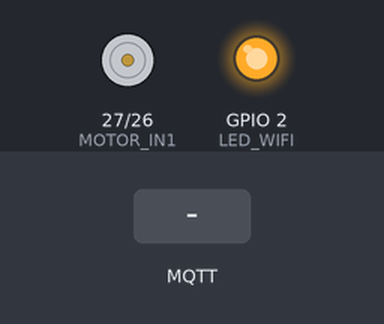
Recording of a sketch running on a simulated ESP32. Parts: motor-driver pin pairs drawn as motors (green arrow = first pin HIGH = forward, orange = second pin HIGH = backward, longer = more drive, scaled by the enable pin), output pins drawn as LEDs (lit = HIGH). The test bench sets the inputs (shaded band). WiFi joins after 1.5 s; servers stay silent unless stated; random numbers use the default seed unless the sketch sets one; no MQTT or app messages arrive unless stated; what the sketch prints to the serial monitor is not drawn.

Above: at 3.0 s.
3.1 s: MQTT message "5" arrives on the first subscribed topic
At 3.8 s:
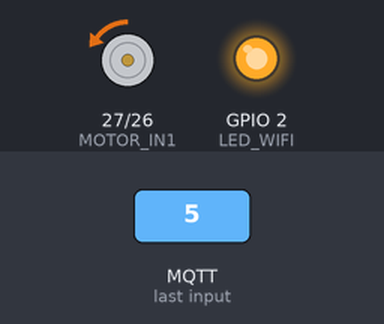
4.6 s: MQTT message "90" arrives on the first subscribed topic
At 5.0 s:
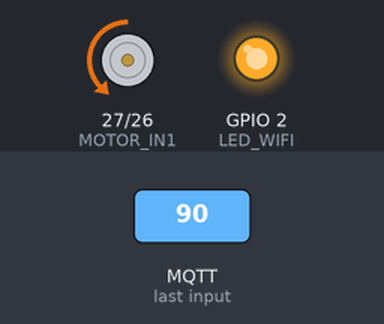
6.1 s: MQTT message "200" arrives on the first subscribed topic
At 7.3 s:
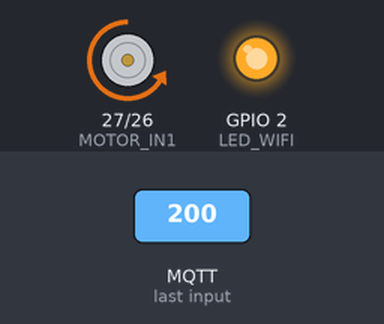
7.6 s: MQTT message "0" arrives on the first subscribed topic
At 8.5 s:
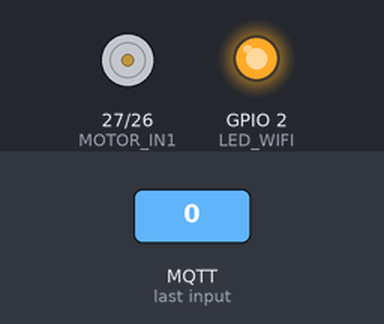
Timing chart, 0 to 10.1 s (numbered marks = the images above; inputs shaded):
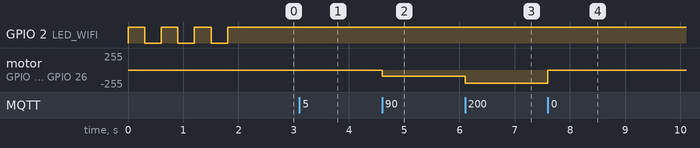

Measured:
- after the input at 3.1 s, motor on GPIO 27 (MOTOR_IN1) / GPIO 26 (MOTOR_IN2): stopped → backward 5/255 at once
- after the input at 4.6 s, motor on GPIO 27 (MOTOR_IN1) / GPIO 26 (MOTOR_IN2): backward 5/255 → backward 90/255 at once
- after the input at 6.1 s, motor on GPIO 27 (MOTOR_IN1) / GPIO 26 (MOTOR_IN2): backward 90/255 → backward 199/255 at once
- after the input at 7.6 s, motor on GPIO 27 (MOTOR_IN1) / GPIO 26 (MOTOR_IN2): backward 199/255 → stopped at once

The sketch:

ESP32_MQTT_Motor_Control_ino.ino
```cpp
#include <WiFi.h>
#include <PubSubClient.h>

/* ================= PIN ================= */
#define LED_WIFI 2        // LED onboard ESP32
#define MOTOR_IN1 27
#define MOTOR_IN2 26
#define MOTOR_EN  12

/* ================= WIFI ================= */
const char* ssid     = "realme 10";
const char* password = "bdaazqqae";

/* ================= MQTT ================= */
const char* mqtt_server = "broker.hivemq.com";
const char* mqtt_topic  = "iot/esp32/motor";

/* ================= PWM ================= */
const int pwmChannel = 0;
const int pwmFreq    = 30000;
const int pwmRes     = 8;

WiFiClient espClient;
PubSubClient client(espClient);

/* ================= WIFI SETUP ================= */
void setupWiFi() {
  WiFi.begin(ssid, password);
  Serial.print("Connecting WiFi");

  while (WiFi.status() != WL_CONNECTED) {
    digitalWrite(LED_WIFI, HIGH);
    delay(300);
    digitalWrite(LED_WIFI, LOW);
    delay(300);
    Serial.print(".");
  }

  digitalWrite(LED_WIFI, HIGH);
  Serial.println("\nWiFi Connected");
  Serial.print("IP: ");
  Serial.println(WiFi.localIP());
}

/* ================= MQTT CALLBACK ================= */
void callback(char* topic, byte* payload, unsigned int length) {
  String msg = "";

  for (int i = 0; i < length; i++) {
    msg += (char)payload[i];
  }

  int speed = constrain(msg.toInt(), 0, 255);

  if (speed > 0) {
    digitalWrite(MOTOR_IN1, LOW);
    digitalWrite(MOTOR_IN2, HIGH);
    ledcWrite(pwmChannel, speed);

    Serial.print("Motor ON | Speed: ");
    Serial.println(speed);
  } else {
    digitalWrite(MOTOR_IN1, LOW);
    digitalWrite(MOTOR_IN2, LOW);
    ledcWrite(pwmChannel, 0);

    Serial.println("Motor OFF");
  }
}

/* ================= MQTT RECONNECT ================= */
void reconnectMQTT() {
  while (!client.connected()) {
    Serial.print("Connecting MQTT... ");

    String clientId = "ESP32-" + String(random(0xffff), HEX);
    if (client.connect(clientId.c_str())) {
      Serial.println("Connected");
      client.subscribe(mqtt_topic);
      Serial.print("Subscribe: ");
      Serial.println(mqtt_topic);
    } else {
      Serial.print("Failed, retry...");
      delay(2000);
    }
  }
}

/* ================= SETUP ================= */
void setup() {
  Serial.begin(115200);

  pinMode(LED_WIFI, OUTPUT);
  pinMode(MOTOR_IN1, OUTPUT);
  pinMode(MOTOR_IN2, OUTPUT);
  pinMode(MOTOR_EN, OUTPUT);

  ledcSetup(pwmChannel, pwmFreq, pwmRes);
  ledcAttachPin(MOTOR_EN, pwmChannel);

  setupWiFi();

  client.setServer(mqtt_server, 1883);
  client.setCallback(callback);
}

/* ================= LOOP ================= */
void loop() {
  if (!client.connected()) {
    reconnectMQTT();
  }
  client.loop();
}
```
